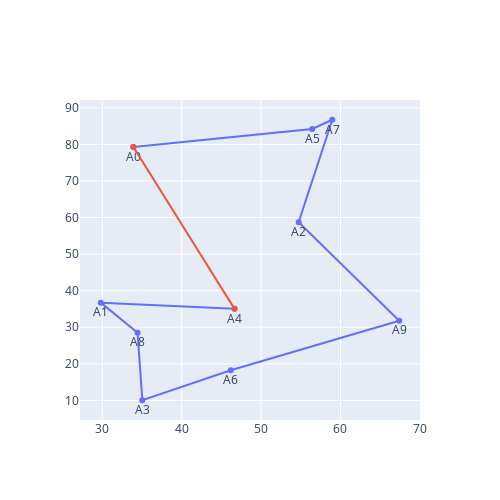

The cell this chart's notebook holds for it:
### Code cell
# busca local da melhor solução e o seu custo
custo, solucao = hill_climbing(tsp)

print(f'{custo:7.3f}    {solucao}')

plota_rotas(df_coordenadas, solucao)

### Figure 1 — Plotly figure (JSON) as saved in the notebook; plotly's stock layout.template omitted (floating-point values rounded to 4 significant figures)
{"data": [{"mode": "lines+markers+text", "name": "", "text": ["A0", "A5", "A7", "A2", "A9", "A6", "A3", "A8", "A1", "A4"], "textposition": "bottom center", "type": "scatter", "x": [33.91, 56.44, 58.97, 54.73, 67.41, 46.18, 35.04, 34.44, 29.8, 46.66], "y": [79.26, 84.2, 86.73, 58.69, 31.78, 18.23, 10.03, 28.5, 36.73, 35.02]}, {"mode": "lines+markers", "name": "", "type": "scatter", "x": [46.66, 33.91], "y": [35.02, 79.26]}], "layout": {"autosize": false, "height": 500, "showlegend": false, "width": 500}}
